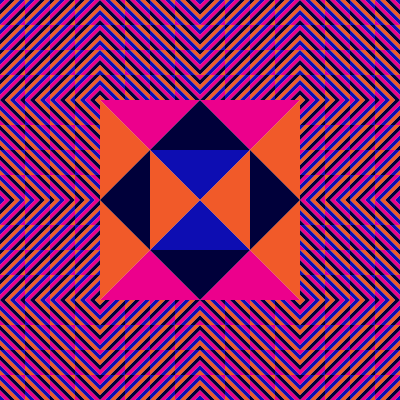
Frame 1 (no input)
Frame 60 (no input): identical to frame 1, image omitted
Frame 120 (the mouse pressed at the canvas centre since frame 60): identical to frame 1, image omitted

The p5.js sketch that drew this single still picture (run headless with seeded random() and noise() and a simulated clock; from frame 60 on, the mouse is pressed at the canvas centre):

// p5.js sketch
// ── sketch.js
function setup() {
  createCanvas(400, 400);
}

function draw() {
  background(220); //color gris
  
  push ();
  translate(200, 0);
    rotate(radians(90));
  scale(0.25);
 josefina ();
  pop ();
  
  push ();
  translate(200, 0);
  scale(0.25);
 josefina ();
  pop ();
     
  push ();
  translate(400, 0);
    rotate(radians(90));
  scale(0.25);
 josefina ();
  pop ();
  
    push ();
  translate(400, 200);
    rotate(radians(540));
  scale(0.25);
 josefina ();
  pop ();
  
    push ();
  translate(400, 200);
    rotate(radians(450));
  scale(0.25);
 josefina ();
  pop ();
  
  push ();
  translate(0, 200);
  scale(0.25);
 josefina ();
  pop ();
  
  push ();
  translate(0, 400);
    rotate(radians(270));
  scale(0.25);
 josefina ();
  pop ();
  
   push ();
  translate(200, 400);
    rotate(radians(-540));
  scale(0.25);
 josefina ();
  pop ();
  
   push ();
  translate(200, 400);
    rotate(radians(-90));
  scale(0.25);
 josefina ();
  pop ();
  
   push ();
  translate(400, 400);
    rotate(radians(-180));
  scale(0.25);
 josefina ();
  pop ();
  
  
    push ();
  translate(0, 200);
  rotate(radians(270));
  scale(0.25);
 josefina ();
  pop ();
  
  push ();
    translate(0, 0);
  scale(0.25);
 josefina ();
  pop ();
  
   push ();
    translate(100, 100);
  scale(0.5);
 josefina2 ();
  pop ();
  
  
}
function josefina (){
    noStroke();
  line(200, 0, 200, 400);
  line(100, 0, 100, 400);
  line(300, 0, 300, 400);
  line(0, 200, 400, 200);
  line(0, 100, 400, 100);
 line(0, 300, 400, 300);
  fill(13,13,178);
  triangle(0, 0, 20, 0, 0, 20);
  fill(236, 0, 140);
  quad(20, 0, 40, 0, 0, 40, 0, 20);
  fill(0, 0, 58);
  quad(40, 0, 60, 0, 0, 60, 0, 40);
  fill(241, 90, 41);
quad(80, 0, 0, 80, 0, 60, 60, 0);
  fill(13, 13, 178);
  quad(80, 0, 100, 0, 0, 100, 0, 80);
  fill(236, 0, 140);
  quad(100, 0, 100, 20, 20, 100, 0, 100);
  fill(0, 0, 58);
  quad(100, 20, 100, 40, 40, 100, 20, 100);
  fill(241, 90, 41);
  quad(100, 40, 100, 60, 60, 100, 40, 100);
  fill(13, 13, 178);
  quad(100, 60, 100, 80, 80, 100, 60, 100);
  fill(236, 0, 141);
  triangle(100, 80, 100, 100, 80, 100);
  fill(241, 90, 41);
  triangle(100, 0, 120, 0, 100, 20);
  fill(13, 13, 178);
quad(120, 0, 140, 0, 100, 40, 100, 20);
  fill(236, 0, 140);
  quad(140, 0, 160, 0, 100, 60, 100, 40);
  fill(0, 0, 58);
  quad(160, 0, 180, 0, 100, 80, 100, 60);
  fill(241, 90, 41);
  quad(180, 0, 200, 0, 100, 100, 100, 80);
  fill(13, 13, 178);
  quad(200, 0, 200, 20, 120, 100, 100, 100);
  fill(236, 0, 140);
  quad(200, 20, 200, 40, 140, 100, 120, 100);
  fill(0, 0, 58);
  quad(200, 40, 200, 60, 160, 100, 140, 100);
  fill(241, 90, 41);
  quad(200, 60, 200, 80, 180, 100, 160, 100);
  fill(13, 13, 178);
triangle(200, 80, 200, 100, 180, 100);
  fill(0, 0, 58);
  triangle(200, 0, 220, 0, 200, 20);
  fill(241, 90, 41);
  quad(220, 0, 240, 0, 200, 40, 200, 20);
fill(13, 13, 178);
  quad(240, 0, 260, 0, 200, 60, 200, 40);
  fill(236, 0, 140);
  quad(260, 0, 280, 0, 200, 80, 200, 60);
 fill(0, 0, 58);
  quad(280, 0, 300, 0, 200, 100, 200, 80);
  fill(241, 90, 41);
  quad(300, 0, 300, 20, 220, 100, 200, 100);
  fill(13,13, 178);
  quad(300, 20, 300, 40, 240, 100, 220, 100);
  fill(236, 0, 140);
  quad(300, 40, 300, 60, 260, 100, 240, 100);
  fill(0, 0, 58);
  quad(300, 60, 300, 80, 280, 100, 260, 100);
  fill(241, 90, 41);
  triangle(300, 80, 300, 100, 280, 100);
  fill(236, 0, 140);
  triangle(300, 0, 320, 0, 300, 20);
  fill(0, 0, 58);
  quad(320, 0, 340, 0, 300, 40, 300, 20);
fill(241, 90, 41);
  quad(340, 0, 360, 0, 300, 60, 300, 40);
  fill(13, 13, 178);
  quad(360, 0, 380, 0, 300, 80, 300, 60);
  fill(236, 0, 140);
  quad(380, 0, 400, 0, 300, 100, 300, 80);
  fill(0, 0, 58);
  quad(400, 0, 400, 20, 320, 100, 300, 100);
  fill(241, 90, 41);
  quad(400, 20, 400, 40, 340, 100, 320, 100);
fill(13, 13, 178);
  quad(400, 40, 400, 60, 360, 100, 340, 100);
 fill(236, 0, 140);
  quad(400, 60, 400, 80, 380, 100, 360, 100);
  fill(0, 0, 58)
  triangle(400, 80, 400, 100, 380, 100);
  fill(241, 90, 41);
  triangle(0, 100, 20, 100, 0, 120);
  fill(13, 13, 178);
  quad(20, 100, 40, 100, 0, 140, 0, 120);
  fill(236, 0, 140);
  quad(40, 100, 60, 100, 0, 160, 0, 140);
  fill(0, 0, 58);
  quad(60, 100, 80, 100, 0, 180, 0, 160);
  fill(241, 90, 41);
  quad(80, 100, 100, 100, 0, 200, 0, 180);
fill(13, 13, 178);
  quad(100, 100, 100, 120, 20, 200, 0, 200);
  fill(236, 0, 140);
  quad(100, 120, 100, 140, 40, 200, 20, 200);
  fill(0, 0, 58);
  quad(100, 140, 100, 160, 60, 200, 40, 200);
  fill(241, 90, 41);
  quad(100, 160, 100, 180, 80, 200, 60, 200);
fill(13, 13, 178);
  triangle(100, 180, 100, 200, 80, 200);
  fill(0 , 0, 58);
  triangle(100, 100, 120, 100, 100, 120);
  fill(241, 90, 41);
  quad(120, 100, 140, 100, 100, 140, 100, 120);
  fill(13, 13, 178);
  quad(140, 100, 160, 100, 100, 160, 100, 140);
  fill(236, 0, 140);
  quad(160, 100, 180, 100, 100, 180, 100, 160);
  fill(0, 0, 58);
  quad(180, 100, 200, 100, 100, 200, 100, 180);
  fill(241, 90, 41);
  quad(200, 100, 200, 120, 120, 200, 100, 200);
  fill(13, 13, 178);
  quad(200, 120, 200, 140, 140, 200, 120, 200);
  fill(236, 0, 140);
  quad(200, 140, 200, 160, 160, 200, 140, 200);
  fill(0, 0, 58);
  quad(200, 160, 200, 180, 180, 200, 160, 200);
  fill(241, 90, 41);
  triangle(200, 180, 200, 200, 180, 200);
  fill(236, 0, 140);
  triangle(200, 100, 220, 100, 200, 120);
  fill(0, 0, 58);
  quad(220, 100, 240, 100, 200, 140, 200, 120);
  fill(241, 90, 41);
  quad(240, 100, 260, 100, 200, 160, 200, 140);
  fill(13, 13, 178);
  quad(260, 100, 280, 100, 200, 180, 200, 160);
  fill(236, 0, 140);
  quad(280, 100, 300, 100, 200, 200, 200, 180);
  fill(0, 0, 58);
quad(300, 100, 300, 120, 220, 200, 200, 200);
  fill(241, 90, 41);
  quad(300, 120, 300, 140, 240, 200, 220, 200);
  fill(13, 13, 178);
  quad(300, 140, 300, 160, 260, 200, 240, 200);
  fill(236, 0, 140);
  quad(300, 160, 300, 180, 280, 200, 260, 200);
  fill(0, 0, 58);
  triangle(300, 180, 300, 200, 280, 200);
  fill(13, 13, 178);
triangle(300, 100, 320, 100, 300, 120);
fill(236, 0, 140);
  quad(320, 100, 340, 100, 300, 140, 300, 120);
  fill(0, 0, 58);
  quad(340, 100, 360, 100, 300, 160, 300, 140);
  fill(241, 90, 41);
quad(360, 100, 380, 100, 300, 180, 300, 160);
  fill(13, 13, 178);
quad(380, 100, 400, 100, 300, 200, 300, 180);
fill(236, 0, 140);
  quad(400, 100, 400, 120, 320, 200, 300, 200);
  fill(0, 0, 58);
  quad(400, 120, 400, 140, 340, 200, 320, 200);
  fill(241, 90, 41);
  quad(400, 140, 400, 160, 360, 200, 340, 200);
  fill(13, 13, 178);
  quad(400, 160, 400, 180, 380, 200, 360, 200);
  fill(236, 0, 140);
  triangle(400, 180, 400, 200, 380, 200);
  fill(0, 0, 58);
triangle(0, 200, 20, 200, 0, 220);
fill(241, 90, 41);
  quad(20, 200, 40, 200, 0, 240, 0, 220);
  fill(13, 13, 178);
  quad(40, 200, 60, 200, 0, 260, 0, 240);
  fill(236, 0, 140);
  quad(60, 200, 80, 200, 0, 280, 0, 260);
fill(0, 0, 58);
  quad(80, 200, 100, 200, 0, 300, 0, 280);
fill(241, 90, 41);
  quad(100, 200, 100, 220, 20, 300, 0, 300);
  fill(13, 13, 178);
  quad(100, 220, 100, 240, 40, 300, 20, 300);
  fill(236, 0, 140);
  quad(100, 240, 100, 260, 60, 300, 40, 300);
  fill(0, 0, 58);
  quad(100, 260, 100, 280, 80, 300, 60, 300);
  fill(241, 90, 41);
  triangle(100, 280, 100, 300, 80, 300);
  fill(236, 0, 140);
 triangle(100, 200, 120, 200, 100, 220);
  fill(0, 0, 58);
  quad(120, 200, 140, 200, 100, 240, 100, 220);
fill(241, 90, 41);
  quad(140, 200, 160, 200, 100, 260, 100, 240);
  fill(13, 13, 178);
  quad(160, 200, 180, 200, 100, 280, 100, 260);
fill(236, 0, 140);
  quad(180, 200, 200, 200, 100, 300, 100, 280);
  fill(0, 0, 58);
quad(200, 200, 200, 220, 120, 300, 100, 300);
fill(241, 90, 41);
quad(200, 220, 200, 240, 140, 300, 120, 300);
fill(13, 13, 178);
  quad(200, 240, 200, 260, 160, 300, 140, 300);
  fill(236, 0, 140);
quad(200, 260, 200, 280, 180, 300, 160, 300);
  fill(0, 0, 58);
  triangle(200, 280, 200, 300, 180, 300);
  fill(13, 13, 178);
triangle(200, 200, 220, 200, 200, 220);
  fill(236, 0, 140);
  quad(220, 200, 240, 200, 200, 240, 200, 220);
fill(0, 0, 58);
  quad(240, 200, 260, 200, 200, 260, 200, 240);
  fill(241, 90, 41);
  quad(260, 200, 280, 200, 200, 280, 200, 260);
  fill(13, 13, 178);
  quad(280, 200, 300, 200, 200, 300, 200, 280);
  fill(236, 0, 140);
  quad(300, 200, 300, 220, 220, 300, 200, 300);
  fill(0, 0, 58);
  quad(300, 220,  300, 240, 240, 300, 220, 300);
  fill(241, 90, 41);
  quad(300, 240, 300, 260, 260, 300, 240, 300);
  fill(13, 13 ,178);
  quad(300, 260, 300, 280, 280, 300, 260, 300);
  fill(236, 0, 140);
  triangle(300, 280, 300, 300, 280, 300);
fill(241, 90, 41);
  triangle(300, 200, 320, 200, 300, 220);
  fill(13, 13, 178);
  quad(320, 200, 340, 200, 300, 240, 300, 220);
  fill(236, 0, 140);
  quad(340, 200, 360, 200, 300, 260, 300, 240);
  fill(0, 0, 58);
  quad(360, 200, 380, 200, 300, 280, 300, 260);
  fill(241, 90, 41);
  quad(380, 200, 400, 200, 300, 300, 300, 280);
  fill(13, 13, 178);
  quad(400, 200, 400, 220, 320, 300, 300, 300);
  fill(236, 0, 140);
  quad(400, 220, 400, 240, 340, 300, 320, 300);
fill(0, 0, 58);
  quad(400, 240, 400, 260, 360, 300, 340, 300);
  fill(241, 90, 41);
  quad(400, 260, 400, 280, 380, 300, 360, 300);
  fill(13, 13, 178);
  triangle(400, 280, 400, 300, 380, 300);
  fill(236, 0, 140);
fill(236, 0, 140);
  triangle(0, 300, 20, 300, 0, 320);
fill(0, 0, 58);
  quad(20, 300, 40, 300, 0, 340, 0, 320);
  fill(241, 90, 41);
  quad(40, 300, 60, 300, 0, 360, 0, 340);
  fill(13, 13, 178);
  quad(60, 300, 80, 300, 0, 380, 0, 360);
fill(236, 0, 140);
  quad(80, 300, 100, 300, 0, 400, 0, 380);
  fill(0, 0, 58);
  quad(100, 300, 100, 320, 20, 400, 0, 400);
  fill(241, 90, 41);
  quad(100, 320, 100, 340, 40, 400, 20, 400);
  fill(13, 13, 178);
  quad(100, 340, 100, 360, 60, 400, 40, 400);
  fill(236, 0, 140);
  quad(100, 360, 100, 380, 80, 400, 60, 400);
  fill(0, 0, 58);
  triangle(100, 380, 100, 400, 80, 400);
  fill(13, 13, 178);
  triangle(100, 300, 120, 300, 100, 320);
  fill(236, 0, 140);
  quad(120, 300, 140, 300, 100, 340, 100, 320);
  fill(0, 0, 58);
  quad(140, 300, 160, 300, 100, 360, 100, 340);
  fill(241, 90, 41);
  quad(160, 300, 180, 300, 100, 380, 100, 360);
  fill(13, 13, 178);
quad(180, 300, 200, 300, 100, 400, 100, 380);
  fill(236, 0, 140);
quad(200, 300, 200, 320, 120, 400, 100, 400);
  fill(0, 0, 58);
  quad(200, 320, 200, 340, 140, 400, 120, 400);
fill(241, 90, 41);
  quad(200, 340, 200, 360, 160, 400, 140, 400);
  fill(13, 13, 178);
  quad(200, 360, 200, 380, 180, 400, 160, 400);
  fill(236, 0, 140);
  triangle(200, 380, 200, 400, 180, 400);
  fill(241, 90, 41);
  triangle(200, 300, 220, 300, 200, 320);
  fill(13, 13, 178);
  quad(220, 300, 240, 300, 200, 340, 200, 320);
  fill(236, 0, 140);
  quad(240, 300, 260, 300, 200, 360, 200, 340);
  fill(0, 0, 58);
  quad(260, 300, 280, 300, 200, 380, 200, 360);
  fill(241, 90, 41);
  quad(280, 300, 300, 300, 200, 400, 200, 380);
  fill(13, 13, 178);
  quad(300, 300, 300, 320, 220, 400, 200, 400);
  fill(236, 0, 140);
  quad(300, 320, 300, 340, 240, 400, 220, 400);
  fill(0, 0, 58);
  quad(300, 340, 300, 360, 260, 400, 240, 400);
  fill(241, 90, 41);
  quad(300, 360, 300, 380, 280, 400, 260, 400);
  fill(13, 13, 178),
  triangle(300, 380, 300, 400, 280, 400);
  fill(0, 0, 58);
  triangle(300, 300, 320, 300, 300, 320);
fill(241, 90, 41);
  quad(320, 300, 340, 300, 300, 340, 300, 320);
  fill(13, 13, 178);
  quad(340, 300, 360, 300, 300, 360, 300, 340);
  fill(236, 0, 140);
  quad(360, 300, 380, 300, 300, 380, 300, 360);
  fill(0, 0, 58);
  quad(380, 300, 400, 300, 300, 400, 300, 380);
  fill(241, 90, 41);
  quad(400, 300, 400, 320, 320, 400, 300, 400);
  fill(13, 13, 178);
  quad(400, 320, 400, 340, 340, 400, 320, 400);
  fill(236, 0, 140);
  quad(400, 340, 400, 360, 360, 400, 340, 400);
fill(0, 0, 58);
  quad(400, 360, 400, 380, 380, 400, 360, 400);
  fill(241, 90, 41);
  triangle(400, 380, 400, 400, 380, 400)
}

function josefina2 (){
 noStroke();
  fill(236, 0, 140);
  triangle(0, 0, 200, 0, 100, 100);
 fill(236, 0, 140);
  triangle(200, 0, 400, 0, 300, 100);
  fill(236, 0, 140);
  triangle(0, 400, 200, 400, 100, 300);
  fill(236, 0, 140);
  triangle(200, 400, 400, 400, 300, 300);
  fill(241, 90, 41);
  triangle(0, 0, 0, 200, 100, 100);
   fill(241, 90, 41);
  triangle(0, 200, 0, 400, 100, 300);
   fill(241, 90, 41);
  triangle(400, 0, 400, 200, 300, 100);
   fill(241, 90, 41);
  triangle(400, 200, 400, 400, 300, 300);
  fill(0, 0, 58);
  triangle(200, 0, 300, 100, 100, 100);
  fill(0, 0, 58);
  triangle(100, 100, 100, 300, 0, 200);
  fill(0, 0, 58);
  triangle(200, 400, 300, 300, 100, 300);
  fill(0, 0, 58);
  triangle(300, 100, 400, 200, 300, 300);
  fill(13, 13, 178);
  triangle(100, 100, 300, 100, 200, 200);
    fill(13, 13, 178);
  triangle(100, 300, 300, 300, 200, 200);
  fill(241, 90, 41);
  triangle(100, 100, 200, 200, 100, 300);
  fill(241, 90, 41);
  triangle(300, 100, 300, 300, 200, 200);
}
